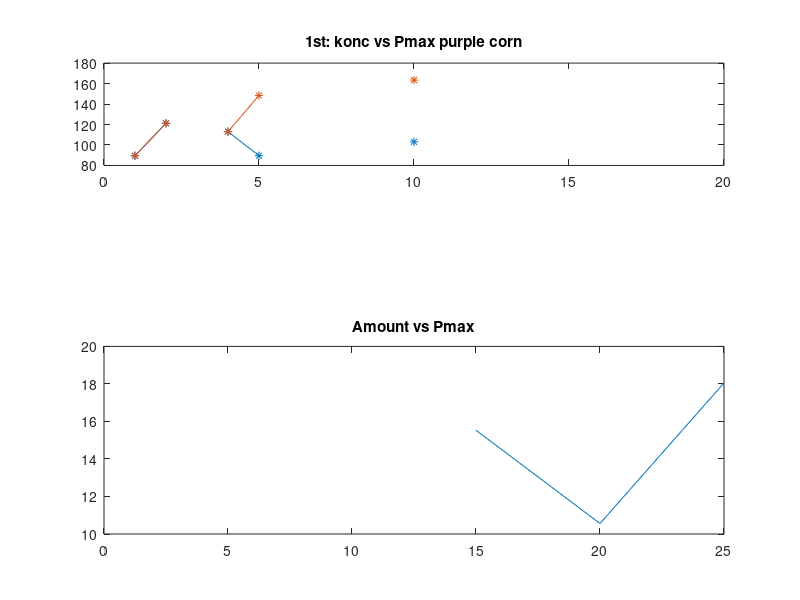

Here is the MATLAB script that generated this plot:
konc = 1:1:20;

%konc vs Pmax
pmax = zeros(1, 20);
for i=1:20
    pmax(i) = NaN;
end

%med LED
%1:1 : 89.49, 
%2:1 : 121.2
%4:1 : 113
%5:1 : 89.51/148.4
%10:1 : 103.1/163.4

%med overhead
%5:1 :  15g     20g     25g
%10:1 : 
%20:1 : 

%2
pmax(1) = 89.49;
pmax(2) = 121.2;
pmax(4) = 113;
pmax(5) = 89.51;
pmax(10) = 103.1;

pmax_meas = pmax;
pmax_meas(5) = 148.4;
pmax_meas(10) = 163.4;

%3
corn_am = [0 5 10 15 20 25];
am_51 = [NaN NaN NaN 15.53 10.56 18.05];

pmax15(5) = 15.53;  %fel?: 20.41
pmax15(10) = 15.94;
pmax15(20) = 27.21;

pmax20 = pmax15;
pmax20(5) = 10.56;

pmax25 = pmax15;
pmax25(5) = 18.05;

figure
%forsta matningarna majs optimal konc
subplot(3, 1, 1)
plot(konc, pmax, '*-', konc, pmax_meas, '*-');
title('1st: konc vs Pmax purple corn')

subplot(3, 1, 2)
plot(konc, pmax15, '*', konc, pmax20, 'x', konc, pmax25, 'o')
xlim([0 20])
ylim([0 30])
title('5:1 konc vs Pmax, 10:1 20:1 w/ 25')
subplot(2, 1, 2)
plot(corn_am, am_51)
title('Amount vs Pmax')